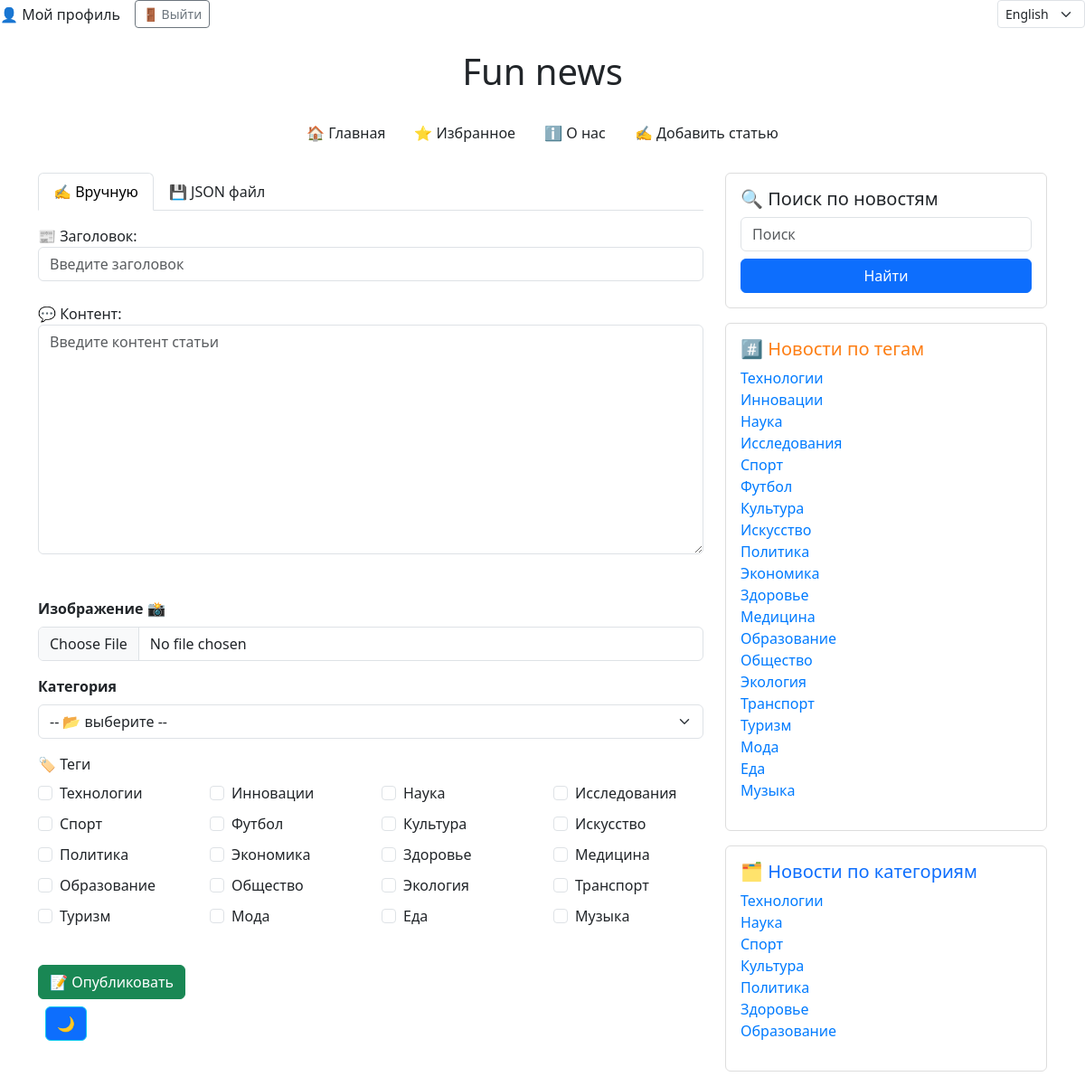
Screenshot of /en/news/add/ (signed in) with the database file from the repository.
### news/models.py (models this page shows, shortened)
class Tag(models.Model):
    name = models.CharField(max_length=255, unique=True)
    class Meta:
        verbose_name = 'Тег'  # единственное число для отображения в админке
        verbose_name_plural = 'Теги'  # мн. число для отображения в админке

class Category(models.Model):
    name = models.CharField(max_length=255, unique=True)
    class Meta:
        verbose_name = 'Категория'  # единственное число для отображения в админке
        verbose_name_plural = 'Категории'  # мн. число для отображения в админке

### news/views.py (the view, shortened to what this page needs)
# urls.py: path('add/', add_article, name='add_article'),                                                    # добавить новую статью
@login_required(login_url='account:login')
def add_article(request):
    all_tags = Tag.objects.all()
    all_categories = Category.objects.all()
    if request.method == "POST":
        form = ArticleForm(request.POST, request.FILES)
        category_id = request.POST.get('category')
        tags = request.POST.getlist('tags')
        if not category_id:
            form.add_error('category', 'Выберите категорию.')
        if not tags:
            form.add_error('tags', 'Выберите хотя бы один тег.')
        if form.is_valid() and not form.errors:
            article = form.save(commit=False)
            article.author = request.user
            article.category = Category.objects.get(id=category_id)
            article.save()
            article.tags.set(Tag.objects.filter(id__in=tags))
            return HttpResponseRedirect('/news')
    else:
        form = ArticleForm()
    context = {
        'form': form,
        'all_tags': all_tags,
        'all_categories': all_categories,
    }
    return render(request, 'news/add_article.html', context)

### news/forms.py
class ArticleForm(forms.ModelForm):
    class Meta:
        model = Article
        fields = ['title', 'content', 'image', 'category', 'tags']
        widgets = {
            'title': forms.TextInput(attrs={'class': 'form-control', 'placeholder': _('Введите заголовок') }),
            'content': forms.Textarea(attrs={'class': 'form-control', 'placeholder': _('Введите контент статьи') }),
            'image': forms.FileInput(attrs={'class': 'form-control'}),
            'category': forms.Select(attrs={'class': 'form-select'}),
            'tags': forms.CheckboxSelectMultiple(attrs={'class': 'form-check-input'}),
        }
        labels = {
            'title': _('Заголовок'),
            'content': _('Контент'),
            'image': _('Изображение'),
            'category': _('Категория'),
            'tags': _('Теги')
        }

### news/context_processors.py (called while the page is built)
def global_settings(request):
    if cache.get('favourite_count') is None:
        cache.set('favourite_count', Favourite.objects.count(), 60 * 15)
    if cache.get('like_count') is None:
        cache.set('like_count', Like.objects.count(), 60 * 15)
    if cache.get('articles_count') is None:
        cache.set('articles_count', Article.objects.count(), 60 * 15)
    if cache.get('all_tags_count') is None:
        cache.set('all_tags_count', Tag.objects.count(), 60 * 15)
    if cache.get('all_categories_count') is None:
        cache.set('all_categories_count', Category.objects.count(), 60 * 15)
    return {
        'favourites_count': cache.get('favourite_count'),
        'likes_count': cache.get('like_count'),
        'articles_count': cache.get('articles_count'),
    }

### news/templates/news/add_article.html (shortened to what this page needs)
{% extends 'news/base.html' %}
{% load i18n %}
{% block content %}
<ul class="nav nav-tabs" id="addArticleTabs" role="tablist">
  <li class="nav-item" role="presentation">
    <button class="nav-link active" id="manual-tab" data-bs-toggle="tab" data-bs-target="#manual" type="button" role="tab">
     {% trans '✍️ Вручную' %}
    </button>
  </li>
  <li class="nav-item" role="presentation">
    <button class="nav-link" id="json-tab" data-bs-toggle="tab" data-bs-target="#json" type="button" role="tab">
      {% trans '💾 JSON файл' %}
    </button>
  </li>
</ul>
<div class="tab-content mt-3">
<div class="tab-pane fade show active" id="manual" role="tabpanel">
<form method="post" enctype="multipart/form-data">
    📰 {{ form.title.label_tag }}<br>
    {{ form.title }}<br>
    💬 {{ form.content.label_tag }}<br>
    {{ form.content }}<br><br>
    <div class="mb-3">
        <label for="{{ form.image.id_for_label }}" class="form-label fw-bold">
            {{ form.image.label }}
  </label>
  📸 {{ form.image }}
</div>
       <div class="mb-3">
      <label for="category" class="form-label fw-bold">{% trans 'Категория' %}</label>
      <select name="category" id="category" class="form-select">
        <option value="">{% trans '-- 📂 выберите --' %}</option>
      </select>
    </div>
    <label class="form-label">{% trans '🏷️ Теги' %} </label>
        <div class="row row-cols-1 row-cols-sm-2 row-cols-md-4">
            {% for tag in all_tags %}
                <div class="col mb-2">
                    <div class="form-check">
                        <input type="checkbox" name="tags" value="{{ tag.id }}"
                            id="tag-{{ tag.id }}" class="form-check-input"
                            {% if tag in form.cleaned_data.tags.all %}checked{% endif %}>
                        <label class="form-check-label" for="tag-{{ tag.id }}">
                            {{ tag.name }}
                        </label>
                    </div>
                </div>
            {% endfor %}
        </div>
    <br><button type="submit" class="btn btn-success mt-2">{% trans '📝 Опубликовать' %} </button>
</form>
</div>
<br>
</div>
{% endblock %}

### news/templates/news/base.html (shortened to what this page needs)
{% load static %}
{% load i18n %}
<!DOCTYPE html>
<html lang="ru">
<head>
    <link href="https://cdn.jsdelivr.net/npm/bootstrap@5.3.0/dist/css/bootstrap.min.css" rel="stylesheet">
    <link href="https://cdn.jsdelivr.net/npm/aos@2.3.4/dist/aos.css" rel="stylesheet">
    <link rel="stylesheet" href="https://unpkg.com/leaflet@1.9.4/dist/leaflet.css"/>
    <link rel="stylesheet" type="text/css" href="{% static 'css/style.css' %}">
</head>
<body>
<div class="d-flex justify-content-between align-items-center w-100">
  <div class="d-flex align-items-center">
    {% if user.is_authenticated %}
        {% if request.resolver_match.url_name != 'user_info' %}
      <a class="nav-link me-3" href="{% url 'profiles:user_info' %}">👤 {% trans 'Мой профиль' %}</a>
            {% endif %}
      <form method="post" action="{% url 'account_logout' %}" class="d-inline">
        <button type="submit" class="btn btn-outline-secondary btn-sm">{% trans '🚪 Выйти' %}</button>
      </form>
    {% else %}
      <a class="nav-link me-2" href="{% url 'account_login' %}">🔑 {% trans 'Авторизация' %}</a>
      <span class="me-2">/</span>
      <a class="nav-link" href="{% url 'account_signup' %}">➕ {% trans 'Регистрация' %}</a>
    {% endif %}
  </div>
  <div>
    <form action="{% url 'set_language' %}" method="post" class="d-inline">
      {% get_current_language as LANGUAGE_CODE %}
      <select name="language" onchange="this.form.submit()" class="form-select form-select-sm w-auto">
        {% get_available_languages as LANGUAGES %}
        {% for code, name in LANGUAGES %}
          <option value="{{ code }}" {% if code == LANGUAGE_CODE %}selected{% endif %}>{{ name }}</option>
        {% endfor %}
      </select>
    </form>
  </div>
</div>
    <div class="container mt-4">
    <h1 class="text-center mb-4">Fun news</h1>
    <button id="theme-toggle" class="btn btn-outline-info">🌙</button>
    <nav class="mb-4">
        <ul class="nav justify-content-center">
            {% if not request.path == '/news/' %}
                <li class="nav-item">
                    <a class="nav-link" href="{% url 'news:catalog' %}">{% trans '🏠 Главная' %}</a>
                </li>
            {% endif %}
            {% if user.is_authenticated %}
                <li class="nav-item">
                    <a class="nav-link" href="{% url 'news:favourites' %}">{% trans '⭐ Избранное' %}</a>
                </li>
            {% else %}
                <li class="nav-item">
                    <a class="nav-link disabled" href="#" tabindex="-1" aria-disabled="true">{% trans '⭐ Избранное' %}</a>
                </li>
            {% endif %}
            <li class="nav-item">
                <a class="nav-link" href="{% url 'news:about' %}">{% trans 'ℹ️ О нас' %}</a>
            </li>
            {% if user.is_authenticated %}
                <li class="nav-item">
                    <a class="nav-link" href="{% url 'news:add_article' %}">{% trans '✍️ Добавить статью' %}</a>
                </li>
            {% else %}
                <li class="nav-item">
                    <a class="nav-link disabled" href="#" tabindex="-1" aria-disabled="true">{% trans '✍️ Добавить статью' %}</a>
                </li>
            {% endif %}
        </ul>
    </nav>
    <div class="row">
    <div class="col-md-8">
        {% block content %}{% endblock %}
    </div>
    {% if user.is_authenticated %}
    {% if all_tags and all_categories %}
    <aside class="col-md-4">
        <div class="card mb-3 p-3">
            <h5>{% trans '🔍 Поиск по новостям' %}</h5>
            <form method="get" action="{% url 'news:search_news' %}" class="d-flex flex-column">
                <input type="text" name="text" class="form-control mb-2" placeholder= {% trans 'Поиск' %} required>
                <button type="submit" class="btn btn-primary">{% trans 'Найти' %}</button>
            </form>
        </div>
        <div class="card mb-3 p-3">
            <h5 class="tag-title">{% trans '#️⃣ Новости по тегам' %}</h5>
            {% if all_tags %}
                <ul class="list-unstyled">
                    {% for tag in all_tags %}
                        <li><a href="{% url 'news:news_by_tag' tag.name %}">{{ tag.name }}</a></li>
                    {% endfor %}
                </ul>
            {% else %}
                <p>{% trans '😕 Нет доступных тегов.' %}</p>
            {% endif %}
        </div>
        <div class="card mb-3 p-3">
            <h5 class="category-title">{% trans '🗂️ Новости по категориям' %}</h5>
            {% if all_categories %}
                <ul class="list-unstyled">
                    {% for category in all_categories %}
                        <li><a href="{% url 'news:news_by_category' category.name %}">{{ category.name }}</a></li>
                    {% endfor %}
                </ul>
            {% else %}
                <p>{% trans '😕 Нет доступных категорий.' %}</p>
            {% endif %}
            {% endif %}
        </div>
    </aside>
  {%  endif %}
    </div>
    </div>
</body>
</html>

### static/css/style.css (style rules this page uses)
.card { background-color: #ffffff; border: 1px solid #ddd; }
a { color: #007bff; text-decoration: none; }
.nav-link { color: #212529; }
h1, h5 { color: #212529; }
#theme-toggle { position: fixed; bottom: 50px; left: 50px; }
.card .category-title { color: #0d6efd; }
.card .tag-title { color: #fd7e14; }
.nav-link { color: inherit; transition: color 0.3s; }

### rows the page displays
Tag: name "Технологии"
Tag: name "Инновации"
Tag: name "Наука"
Tag: name "Исследования"
Tag: name "Спорт"
Tag: name "Футбол"
Tag: name "Культура"
Tag: name "Искусство"
Tag: name "Политика"
Tag: name "Экономика"
Tag: name "Здоровье"
Tag: name "Медицина"
Tag: name "Образование"
Tag: name "Общество"
Tag: name "Экология"
Tag: name "Транспорт"
Tag: name "Туризм"
Tag: name "Мода"
Tag: name "Еда"
Tag: name "Музыка"
Category: name "Технологии"
Category: name "Наука"
Category: name "Спорт"
Category: name "Культура"
Category: name "Политика"
Category: name "Здоровье"
Category: name "Образование"

### other values shown
form field language "English"
